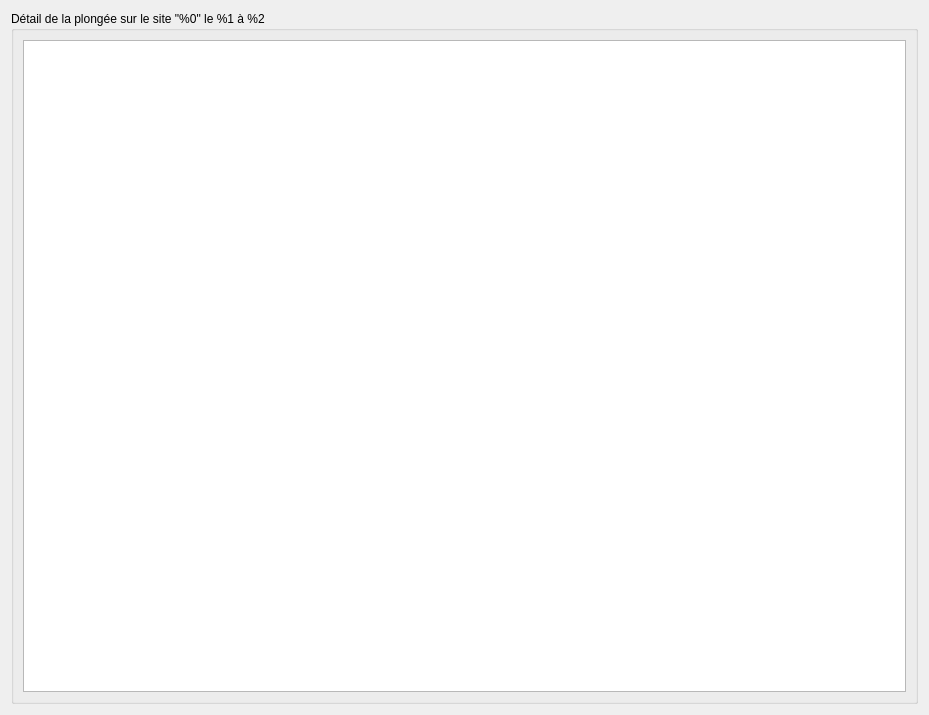
<?xml version="1.0" encoding="UTF-8"?>
<ui version="4.0">
 <class>gui::DiveDetails</class>
 <widget class="QWidget" name="gui::DiveDetails">
  <property name="geometry">
   <rect>
    <x>0</x>
    <y>0</y>
    <width>929</width>
    <height>715</height>
   </rect>
  </property>
  <property name="windowTitle">
   <string>Form</string>
  </property>
  <layout class="QVBoxLayout" name="verticalLayout">
   <item>
    <widget class="QGroupBox" name="groupBox">
     <property name="title">
      <string>Détail de la plongée sur le site &quot;%0&quot; le %1 à %2</string>
     </property>
     <layout class="QVBoxLayout" name="verticalLayout_2">
      <item>
       <widget class="QTableView" name="tableView">
        <property name="editTriggers">
         <set>QAbstractItemView::NoEditTriggers</set>
        </property>
        <property name="tabKeyNavigation">
         <bool>false</bool>
        </property>
        <property name="showDropIndicator" stdset="0">
         <bool>false</bool>
        </property>
        <property name="alternatingRowColors">
         <bool>true</bool>
        </property>
        <property name="selectionMode">
         <enum>QAbstractItemView::NoSelection</enum>
        </property>
        <property name="selectionBehavior">
         <enum>QAbstractItemView::SelectRows</enum>
        </property>
        <attribute name="horizontalHeaderCascadingSectionResizes">
         <bool>true</bool>
        </attribute>
        <attribute name="horizontalHeaderStretchLastSection">
         <bool>true</bool>
        </attribute>
       </widget>
      </item>
     </layout>
    </widget>
   </item>
  </layout>
 </widget>
 <resources/>
 <connections/>
</ui>
